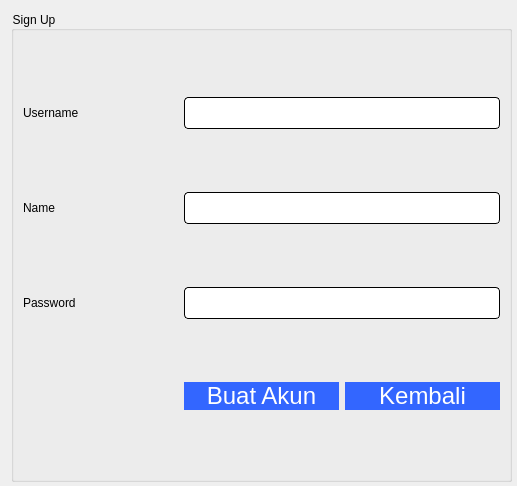
<?xml version="1.0" encoding="UTF-8"?>
<ui version="4.0">
 <class>signUp</class>
 <widget class="QDialog" name="signUp">
  <property name="geometry">
   <rect>
    <x>0</x>
    <y>0</y>
    <width>517</width>
    <height>486</height>
   </rect>
  </property>
  <property name="windowTitle">
   <string>Dialog</string>
  </property>
  <widget class="QGroupBox" name="groupBox">
   <property name="geometry">
    <rect>
     <x>11</x>
     <y>11</y>
     <width>501</width>
     <height>471</height>
    </rect>
   </property>
   <property name="styleSheet">
    <string notr="true">font: 16pt &quot;Comic Sans MS&quot;;
border-color: rgb(196, 178, 255);
border-color: rgb(170, 0, 255);
color: rgb(0, 0, 0);</string>
   </property>
   <property name="title">
    <string>Sign Up</string>
   </property>
   <layout class="QGridLayout" name="gridLayout">
    <item row="2" column="0">
     <widget class="QLabel" name="label_3">
      <property name="styleSheet">
       <string notr="true">font: 10pt &quot;Comic Sans MS&quot;;</string>
      </property>
      <property name="text">
       <string>Password</string>
      </property>
     </widget>
    </item>
    <item row="3" column="2">
     <widget class="QPushButton" name="backButton">
      <property name="styleSheet">
       <string notr="true">QPushButton{
border-radius:15px;
padding : 0 4px;
background: #3366FF;
border -radius:10px;
color: rgb(255, 255, 255);
font: 24px
}
QPushButton:hover:!pressed

{
background:#4f85e2;
}
QToolButton
{

border-radius:10px;
bacground:red;
color:red;
}

QPushButton:pressed
{
              font-size: 19px;
              transition: 0.9s; 
}</string>
      </property>
      <property name="text">
       <string>Kembali</string>
      </property>
     </widget>
    </item>
    <item row="3" column="1">
     <widget class="QPushButton" name="createButton">
      <property name="styleSheet">
       <string notr="true">QPushButton{
border-radius:15px;
padding : 0 4px;
background: #3366FF;
border -radius:10px;
color: rgb(255, 255, 255);
font: 24px
}
QPushButton:hover:!pressed

{
background:#4f85e2;
}
QToolButton
{

border-radius:10px;
bacground:red;
color:red;
}

QPushButton:pressed
{
              font-size: 19px;
              transition: 0.9s; 
}</string>
      </property>
      <property name="text">
       <string>Buat Akun</string>
      </property>
     </widget>
    </item>
    <item row="0" column="0">
     <widget class="QLabel" name="label">
      <property name="styleSheet">
       <string notr="true">font: 10pt &quot;Comic Sans MS&quot;;</string>
      </property>
      <property name="text">
       <string>Username</string>
      </property>
     </widget>
    </item>
    <item row="0" column="1" colspan="2">
     <widget class="QLineEdit" name="username">
      <property name="styleSheet">
       <string notr="true">QLineEdit{
	background-color: rgb(255, 255, 255);
	 border: 1px  solid;
     border-radius: 4px;
	font: 24px
}</string>
      </property>
     </widget>
    </item>
    <item row="1" column="0">
     <widget class="QLabel" name="label_2">
      <property name="styleSheet">
       <string notr="true">font: 10pt &quot;Comic Sans MS&quot;;</string>
      </property>
      <property name="text">
       <string>Name</string>
      </property>
     </widget>
    </item>
    <item row="1" column="1" colspan="2">
     <widget class="QLineEdit" name="name">
      <property name="styleSheet">
       <string notr="true">QLineEdit{
	background-color: rgb(255, 255, 255);
	 border: 1px  solid;
     border-radius: 4px;
	font: 24px
}</string>
      </property>
     </widget>
    </item>
    <item row="2" column="1" colspan="2">
     <widget class="QLineEdit" name="password">
      <property name="styleSheet">
       <string notr="true">QLineEdit{
	background-color: rgb(255, 255, 255);
	 border: 1px  solid;
     border-radius: 4px;
	font: 24px
}</string>
      </property>
      <property name="inputMethodHints">
       <set>Qt::ImhHiddenText|Qt::ImhNoAutoUppercase|Qt::ImhNoPredictiveText|Qt::ImhSensitiveData</set>
      </property>
      <property name="text">
       <string/>
      </property>
      <property name="echoMode">
       <enum>QLineEdit::Password</enum>
      </property>
     </widget>
    </item>
   </layout>
  </widget>
 </widget>
 <resources/>
 <connections/>
</ui>
